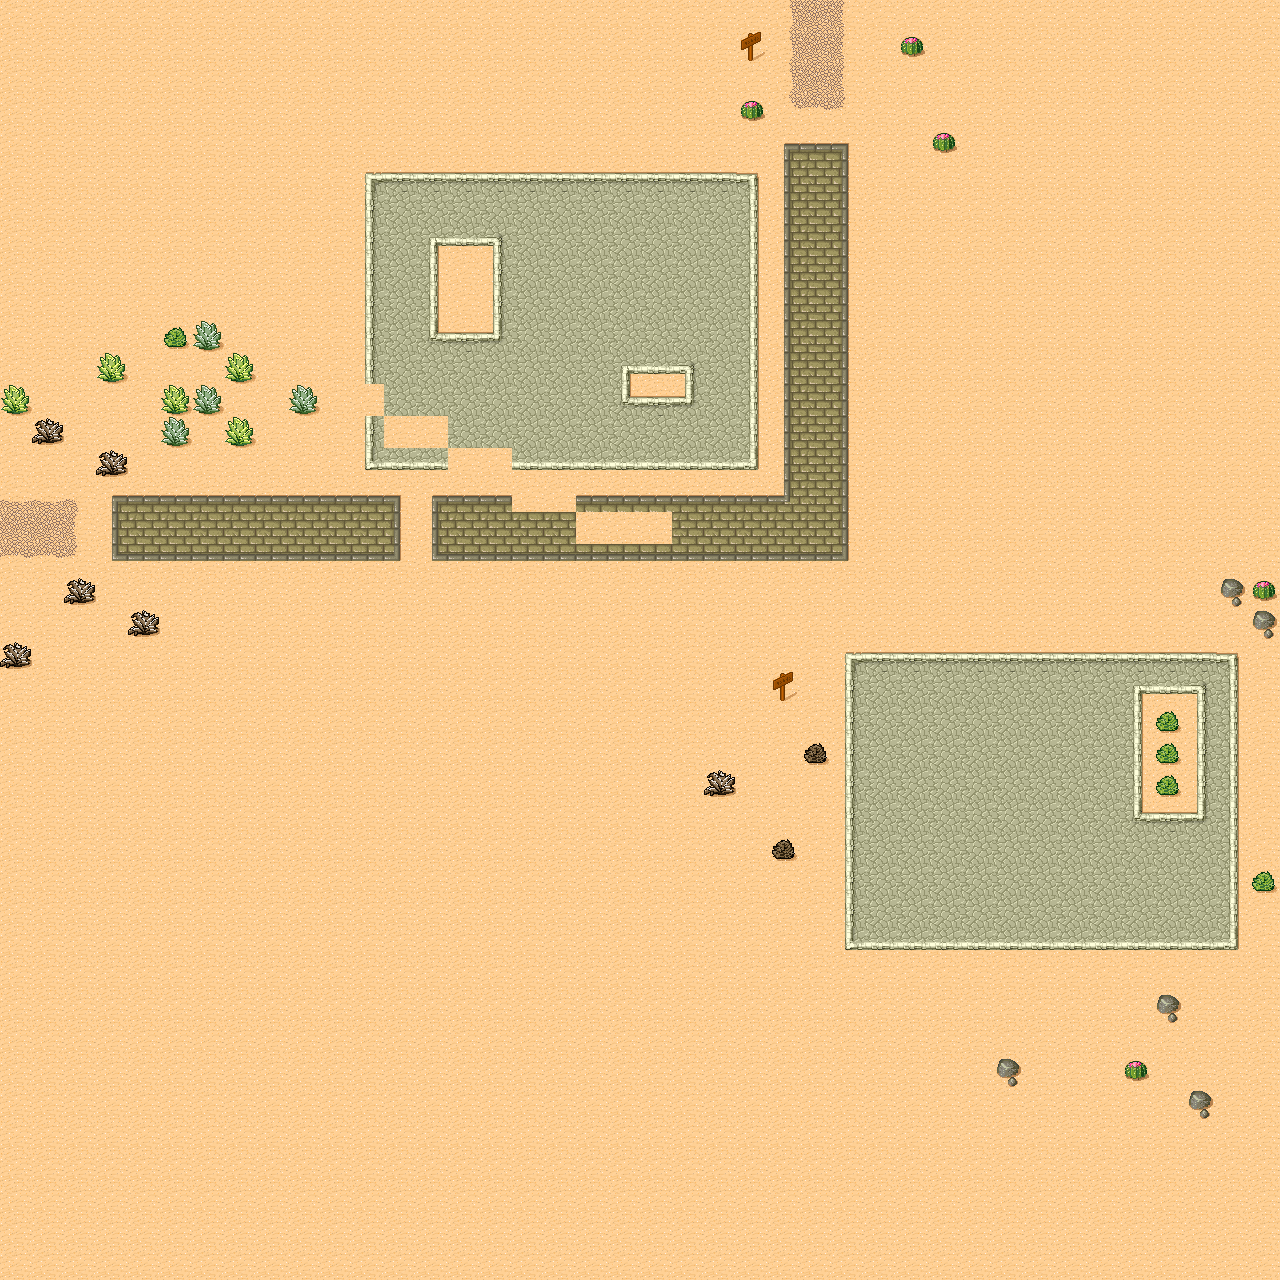

Tiled map render using the project's own tile images. Description and the map definition, with tile-layer contents summarised, below:
An orthogonal 40x40 tile map with 32x32 px tiles, 1 tile layer (Ground).

<map version="1.0" orientation="orthogonal" width="40" height="40" tilewidth="32" tileheight="32">
 <tileset firstgid="1" name="Desert" tilewidth="32" tileheight="32" spacing="1" margin="1">
  <image source="tmw_desert_spacing.png" width="265" height="199" />
 </tileset>
 <layer name="Ground" width="40" height="40">
  <data>[1600 cells, 1600 non-empty, 40 distinct tile ids]</data>
 </layer>
</map>
